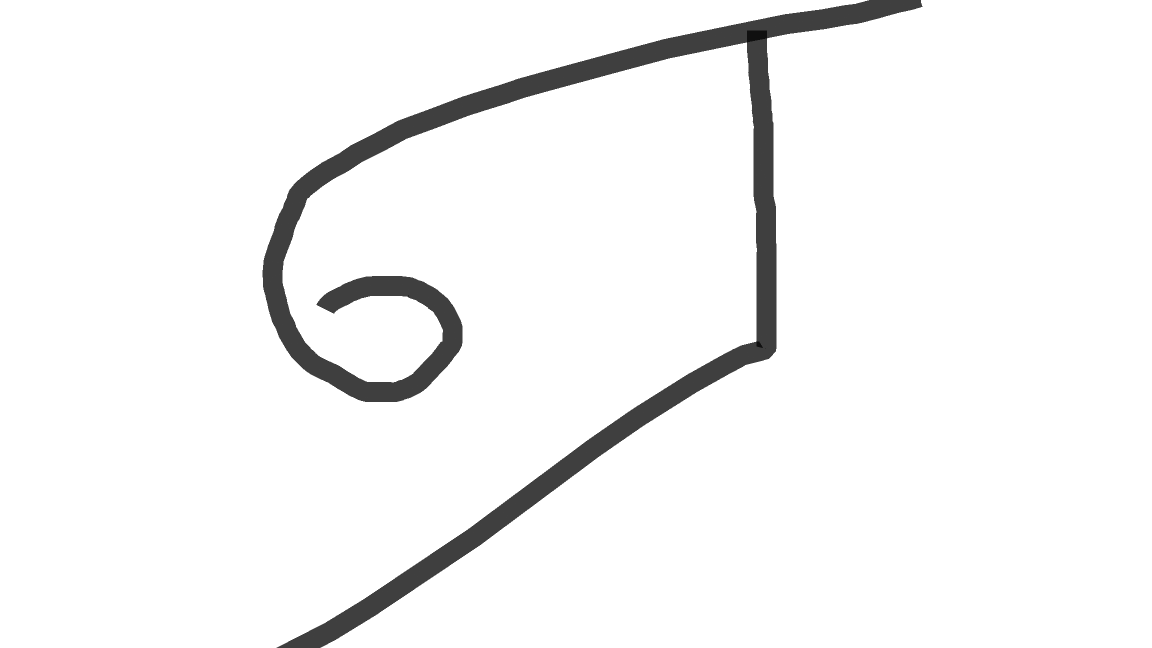
#> input picture aee.png, 2304 x 1296 px (shown at 1/2 size)
$ python -i helper.py   (imports and definitions only)   (older library calls are emulated)
#> lines starting #> are read from the running program, lines starting #| are printed output that depends on the picture
#> further down, picture is the input picture: PIL image 2304x1296 RGB; min 16, max 255, mean 244.6
import matplotlib.pyplot as plt
from PIL import ImageFilter,Image
import numpy as np
import cv2

def normalize_to_emnist(im):
    width = float(im.size[0])
#> width = 2304
    height = float(im.size[1])
#> height = 1296
    newImage = Image.new('L',(28,28),(255))
#> newImage: PIL image 28x28 L; every value is 255


    if width > height: #check which dimension is bigger
        #Width is bigger. Width becomes 20 pixels.
        nheight = int(round((28.0/width*height),0)) #resize height according to ratio width
#> nheight = 16
        if (nheight == 0): #rare case but minimum is 1 pixel
            nheight = 1
        # resize and sharpen
        img = im.resize((28,nheight), Image.ANTIALIAS).filter(ImageFilter.SHARPEN)
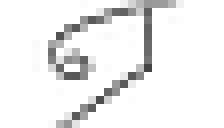
#> img: PIL image 28x16 RGB (shown 8 times larger); min 67, max 255, mean 238.7
        wtop = int(round(((28 - nheight)/2),0)) #caculate horizontal pozition
#> wtop = 6
        newImage.paste(img, (0,wtop)) #paste resized image on white canvas
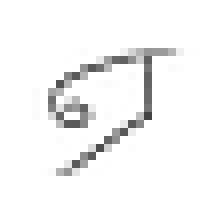
#> newImage: PIL image 28x28 L (shown 8 times larger); min 67, max 255, mean 245.7
    else:
    #Height is bigger. Heigth becomes 20 pixels.
        nwidth = int(round((28.0/height*width),0)) #resize width according to ratio height
        if (nwidth == 0): #rare case but minimum is 1 pixel
            nwidth = 1
     # resize and sharpen
        img = im.resize((nwidth,28), Image.ANTIALIAS).filter(ImageFilter.SHARPEN)
        wleft = int(round(((28 - nwidth)/2),0)) #caculate vertical pozition
        newImage.paste(img, (wleft,0)) #paste resize


# # Normalizing image into pixel values

# In[9]:


    tv = list(newImage.getdata())
#> tv = 784 values, max 255 at index 0, min 67 at index 410, mean 245.7
    tva = [ (255-x)*1.0/255.0 for x in tv]
#> tva = 784 values, max 0.737 at index 410, min 0 at index 0, mean 0.0366


# In[10]:


    for i in range(len(tva)):
        if tva[i]<=0.45:
            tva[i]=0.0
#> after the loop, tva = 784 values, max 0.737 at index 410, min 0 at index 0, mean 0.024
    n_image = np.array(tva)
#> n_image has the same summary as tva

    return n_image

>>> from PIL import Image
>>> picture = Image.open('aee.png')
>>> result = normalize_to_emnist(picture)
#> result has the same summary as tva in normalize_to_emnist

$ run again, on Untitled.jpg
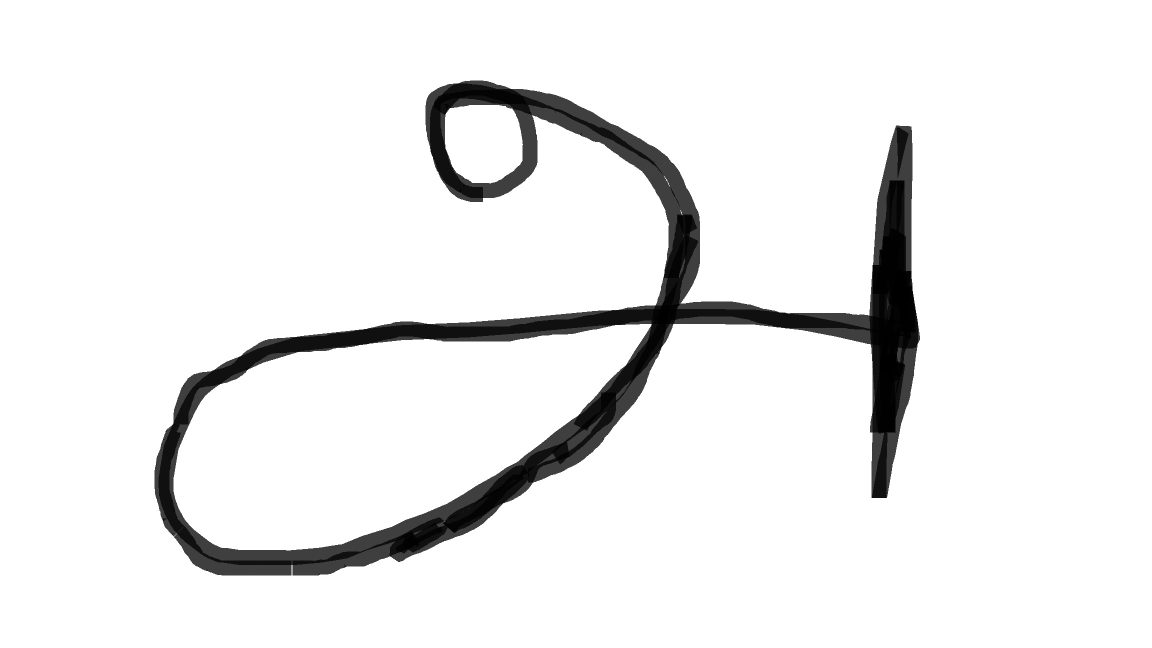
#> input picture Untitled.jpg, 2304 x 1296 px (shown at 1/2 size)
#> picture is the input picture: PIL image 2304x1296 RGB; min 0, max 255, mean 237.5
#> in normalize_to_emnist, `img = im.resize((28,nheight), Image.ANTIALIAS).filter(ImageFilter.SHAR..`:
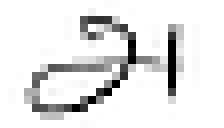
#> img: PIL image 28x16 RGB (shown 8 times larger); min 0, max 255, mean 229
#> in normalize_to_emnist, `newImage.paste(img, (0,wtop))`:
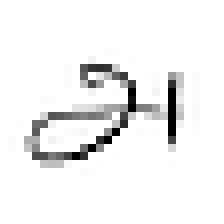
#> newImage: PIL image 28x28 L (shown 8 times larger); min 0, max 255, mean 240.2
#> tv = 784 values, max 255 at index 0, min 0 at index 324, mean 240.2
#> in normalize_to_emnist, `tva = [ (255-x)*1.0/255.0 for x in tv]`: tva = 784 values, max 1 at index 324, min 0 at index 0, mean 0.0582
#> after the loop in normalize_to_emnist, `for i in range(len(tva)):`: tva = 784 values, max 1 at index 324, min 0 at index 0, mean 0.0456
#> n_image has the same summary as tva
#> result has the same summary as tva in normalize_to_emnist
